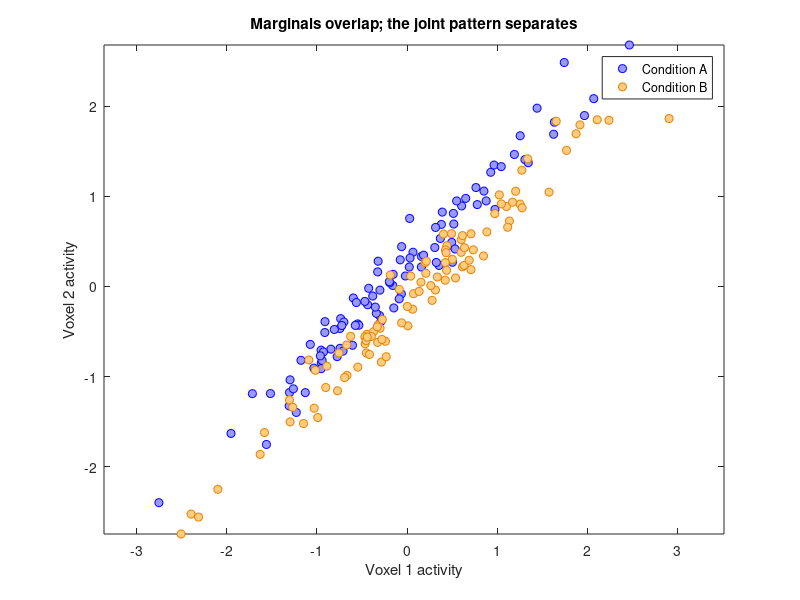

Here is the MATLAB script that generated this plot: (Note: this script raises an error after producing the figure.)
%% Chapter 37 Lab: From Maps to Models -- Population Codes and Decoding (MATLAB)
% This lab accompanies Chapter 37, "Multivariate Brain Analysis: From Maps
% to Models". You will simulate multivoxel patterns in which NO single
% voxel discriminates two conditions but the pattern does, compare a mass
% univariate map with a cross-validated multivariate decoder, and see why
% decoder weights are not a localization map (and how the Haufe transform
% recovers the encoding pattern).
%
% Requirements: Statistics and Machine Learning Toolbox (for fitcsvm).
% The optional final section uses CanlabCore (https://github.com/canlab).
% Code adapted from CANlab tutorials (github.com/canlab and
% CANlab_help_examples, canlab_help_7_multivariate_prediction_basics.m).
%
% Runtime: under a minute. All data in the core sections are simulated.

%% 1. Two voxels, no single-voxel information
% Two conditions (A and B) shift two voxels in OPPOSITE directions by a
% tiny amount (+/- 0.1 against noise SD 1: per-voxel effect size d = 0.2).
% Crucially, the noise is strongly SHARED between the voxels (r = 0.98),
% as if both ride on a common global fluctuation.

rng(7);
n = 100;                                  % trials per condition

mu_A = [-0.1  0.1];                       % condition A mean
mu_B = [ 0.1 -0.1];                       % condition B mean
Sigma = [1 .98; .98 1];                   % shared noise, correlation 0.98

% Demean the noise within each condition so the simulated effect equals
% its nominal value exactly (the noise carries no condition information).
EA = mvnrnd([0 0], Sigma, n); EA = EA - mean(EA);
EB = mvnrnd([0 0], Sigma, n); EB = EB - mean(EB);
XA = mu_A + EA;
XB = mu_B + EB;

figure('Color', 'w');
plot(XA(:,1), XA(:,2), 'bo', 'MarkerFaceColor', [.6 .6 1]); hold on;
plot(XB(:,1), XB(:,2), 'o', 'Color', [.9 .5 0], 'MarkerFaceColor', [1 .8 .5]);
xlabel('Voxel 1 activity'); ylabel('Voxel 2 activity');
legend({'Condition A' 'Condition B'});
title('Marginals overlap; the joint pattern separates');
axis equal

%% 2. Quantify: univariate tests vs. the two-voxel pattern
% Each voxel alone: t ~ 1, nonsignificant. The pattern contrast
% (voxel 1 - voxel 2) cancels the shared noise and is hugely significant.

[~, p1, ~, st1] = ttest2(XA(:,1), XB(:,1));
[~, p2, ~, st2] = ttest2(XA(:,2), XB(:,2));
fprintf('Voxel 1 alone:     t = %5.2f, p = %.3f\n', st1.tstat, p1);
fprintf('Voxel 2 alone:     t = %5.2f, p = %.3f\n', st2.tstat, p2);

dA = XA(:,1) - XA(:,2);                   % pattern score, condition A
dB = XB(:,1) - XB(:,2);                   % pattern score, condition B
[~, pd, ~, std_] = ttest2(dA, dB);
fprintf('Pattern (v1 - v2): t = %5.2f, p = %.2e\n', std_.tstat, pd);

% Cross-validated classification: one voxel vs. both voxels
X2 = [XA; XB];
y2 = [ones(n,1); -ones(n,1)];

cv1 = crossval(fitcsvm(X2(:,1), y2, 'KernelFunction', 'linear'), 'KFold', 5);
cvb = crossval(fitcsvm(X2,      y2, 'KernelFunction', 'linear'), 'KFold', 5);
fprintf('CV accuracy, voxel 1 alone: %3.0f%%\n', 100 * (1 - kfoldLoss(cv1)));
fprintf('CV accuracy, both voxels:   %3.0f%%\n', 100 * (1 - kfoldLoss(cvb)));

% Nothing was added to the data -- the information was there all along,
% encoded jointly rather than locally. A miniature population code.

%% 3. Scale up: 200 trials x 120 voxels, one global noise source
% Sixty "signal" voxels respond slightly more to condition A (+/- 0.1);
% the other sixty carry NO task signal. Every voxel rides on a large
% global noise source (SD 1, shared across the whole "brain") plus smaller
% independent noise (SD 0.35) -- like arousal/respiration/scanner effects.

n_tr = 200; V = 120; n_signal = 60;
y = repmat([1; -1], n_tr/2, 1);           % +1 = condition A, -1 = B

a = 0.1;                                  % per-voxel signal amplitude
signal = zeros(n_tr, V);
signal(:, 1:n_signal) = repmat(a * y, 1, n_signal);

% Global noise: one value per trial, added to ALL voxels. It is
% condition-independent by design, so we demean it within each condition
% (any chance imbalance would be shared noise masquerading as signal).
g = randn(n_tr, 1);
g(y == 1)  = g(y == 1)  - mean(g(y == 1));
g(y == -1) = g(y == -1) - mean(g(y == -1));

X = signal + repmat(g, 1, V) + 0.35 * randn(n_tr, V);

fprintf('Data: %d trials x %d voxels; signal voxels = 1..%d\n', n_tr, V, n_signal);

%% 4. The mass univariate map comes up empty
% A two-sample t-test at each voxel, Bonferroni-corrected. Each voxel's
% tiny effect (d ~ 0.19) is buried in the shared noise: a few voxels flirt
% with uncorrected significance, but nothing survives correction.

[~, p_map, ~, st] = ttest2(X(y == 1, :), X(y == -1, :));
t_map = st.tstat;

t_bonf = tinv(1 - 0.025 / V, n_tr - 2);   % Bonferroni threshold (two-tailed)
fprintf('Max |t| across voxels:   %4.2f\n', max(abs(t_map)));
fprintf('Bonferroni t threshold:  %4.2f\n', t_bonf);
fprintf('Voxels at p<.05 uncorrected: %d;  surviving Bonferroni: %d\n', ...
    sum(p_map < 0.05), sum(abs(t_map) > t_bonf));

figure('Color', 'w');
imagesc(reshape(t_map, 10, 12)', [-max(abs(t_map)) max(abs(t_map))]);
colormap(redbluecmap_safe); colorbar;
title('Univariate t map (nothing survives correction)');
set(gca, 'XTick', [], 'YTick', []);

%% 5. The multivariate decoder succeeds
% Reverse the equation: all 120 voxels are PREDICTORS of the condition
% label. Train a linear SVM, evaluate with 5-fold cross-validation, and
% compare against the best single voxel under the same test.

mdl = fitcsvm(X, y, 'KernelFunction', 'linear');
cvm = crossval(mdl, 'KFold', 5);
acc_pattern = 1 - kfoldLoss(cvm);
fprintf('Whole-pattern decoder accuracy: %5.1f%%\n', 100 * acc_pattern);

acc_single = zeros(V, 1);
for v = 1:V
    cvv = crossval(fitcsvm(X(:, v), y, 'KernelFunction', 'linear'), 'KFold', 5);
    acc_single(v) = 1 - kfoldLoss(cvv);
end
[best_acc, best_vox] = max(acc_single);
fprintf('Best single-voxel accuracy:     %5.1f%% (voxel %d)\n', 100 * best_acc, best_vox);
fprintf('Mean single-voxel accuracy:     %5.1f%%\n', 100 * mean(acc_single));

figure('Color', 'w');
histogram(100 * acc_single, 20, 'FaceColor', [.7 .8 .95]); hold on;
xline(100 * acc_pattern, 'r-', 'LineWidth', 3);
xline(50, 'k:');
xlabel('Cross-validated accuracy (%)'); ylabel('Number of voxels');
legend({'Single voxels', 'Whole pattern', 'Chance'});
title('No voxel decodes; the pattern does');

%% 6. Weights are not localization: the Haufe transform
% Ground truth: only voxels 1-60 carry signal. But the decoder assigns
% comparably large NEGATIVE weights to the no-signal voxels -- it uses
% them as a reference to estimate and subtract the global noise
% (suppressor variables). The Haufe (2014) transform,
%     a  proportional to  Cov(X) * w
% asks the forward question -- how does each voxel covary with the decoder
% score? -- and recovers the true encoding pattern.

w = mdl.Beta;                             % decoder weights (readout recipe)
A_haufe = cov(X) * w;                     % forward / encoding pattern

figure('Color', 'w');
maps = {a * [ones(1, n_signal) zeros(1, V - n_signal)] * 2, w', A_haufe'};
names = {'True encoding (condition difference)', 'Decoder weights w', ...
    'Haufe transform: cov(X) * w'};
for i = 1:3
    subplot(1, 3, i);
    m = maps{i};
    imagesc(reshape(m, 10, 12)', [-max(abs(m)) max(abs(m))]);
    colormap(redbluecmap_safe); colorbar;
    title(names{i});
    set(gca, 'XTick', [], 'YTick', []);
end

fprintf('Mean weight,  signal voxels (1-60):     %+.3f\n', mean(w(1:n_signal)));
fprintf('Mean weight,  noise-only voxels (61+):  %+.3f\n', mean(w(n_signal+1:end)));
fprintf('Mean |Haufe|, signal voxels:            %.3f\n', mean(abs(A_haufe(1:n_signal))));
fprintf('Mean |Haufe|, noise-only voxels:        %.3f\n', mean(abs(A_haufe(n_signal+1:end))));

% Reading the weight map as localization would wrongly conclude that the
% no-signal half of the "brain" encodes the task (with opposite sign!).
% Backward (decoding) models answer "how can the state be read out?";
% forward (encoding) models answer "where is the signal expressed?".

%% 7. OPTIONAL: real-data prediction with CANlab tools
% With CanlabCore + SPM on your path, the same logic runs on real images
% in a few lines using the fmri_data.predict method. The example below
% (adapted from canlab_help_7_multivariate_prediction_basics.m) predicts
% pain ratings from brain images across 33 participants using LASSO-PCR,
% with 5-fold cross-validation holding out all images from a subject
% together. NOTE: downloads a large (~500 MB) dataset from figshare --
% uncomment to run.
%
% fmri_data_file = which('bmrk3_6levels_pain_dataset.mat');
% if isempty(fmri_data_file)
%     fmri_data_file = websave('bmrk3_6levels_pain_dataset.mat', ...
%         'https://ndownloader.figshare.com/files/12708989');
% end
% load(fmri_data_file);                   % loads image_obj (fmri_data)
%
% subject_id = image_obj.additional_info.subject_id;
% holdout_set = zeros(size(subject_id));
% C = cvpartition(length(unique(subject_id)), 'KFold', 5);
% for i = 1:5
%     holdout_set(ismember(subject_id, find(test(C, i)))) = i;
% end
%
% [cverr, stats, optout] = predict(image_obj, ...
%     'algorithm_name', 'cv_lassopcr', 'nfolds', holdout_set);
%
% create_figure('pred vs obs');
% plot(stats.yfit, stats.Y, 'o'); refline;
% xlabel('Predicted pain'); ylabel('Observed pain');
% % stats.weight_obj holds the predictive weight map -- remember: a
% % readout recipe, not an activation map.

%% Explore on your own
% 1. Turn off the shared noise (replace g with independent noise per
%    voxel). Rerun: the univariate map and the decoder should now tell the
%    same story. Why?
% 2. Vary the signal amplitude a from 0.05 to 0.5 and plot max |t| and
%    decoder accuracy against it. Which analysis "wakes up" first?
% 3. Shrink the training set to 40 trials. How stable is the weight map
%    across folds, compared with the Haufe pattern? (Chapters 38-39.)
% 4. Swap the SVM for logistic regression (fitclinear with 'Learner',
%    'logistic'). Does the weight-map story change?

%% Helper: a red-blue colormap without extra toolboxes
function cmap = redbluecmap_safe
% Simple diverging blue-white-red colormap (64 levels).
n2 = 32;
up = linspace(0, 1, n2)'; down = linspace(1, 0, n2)';
cmap = [ [up; ones(n2,1)], [up; down], [ones(n2,1); down] ];
end
